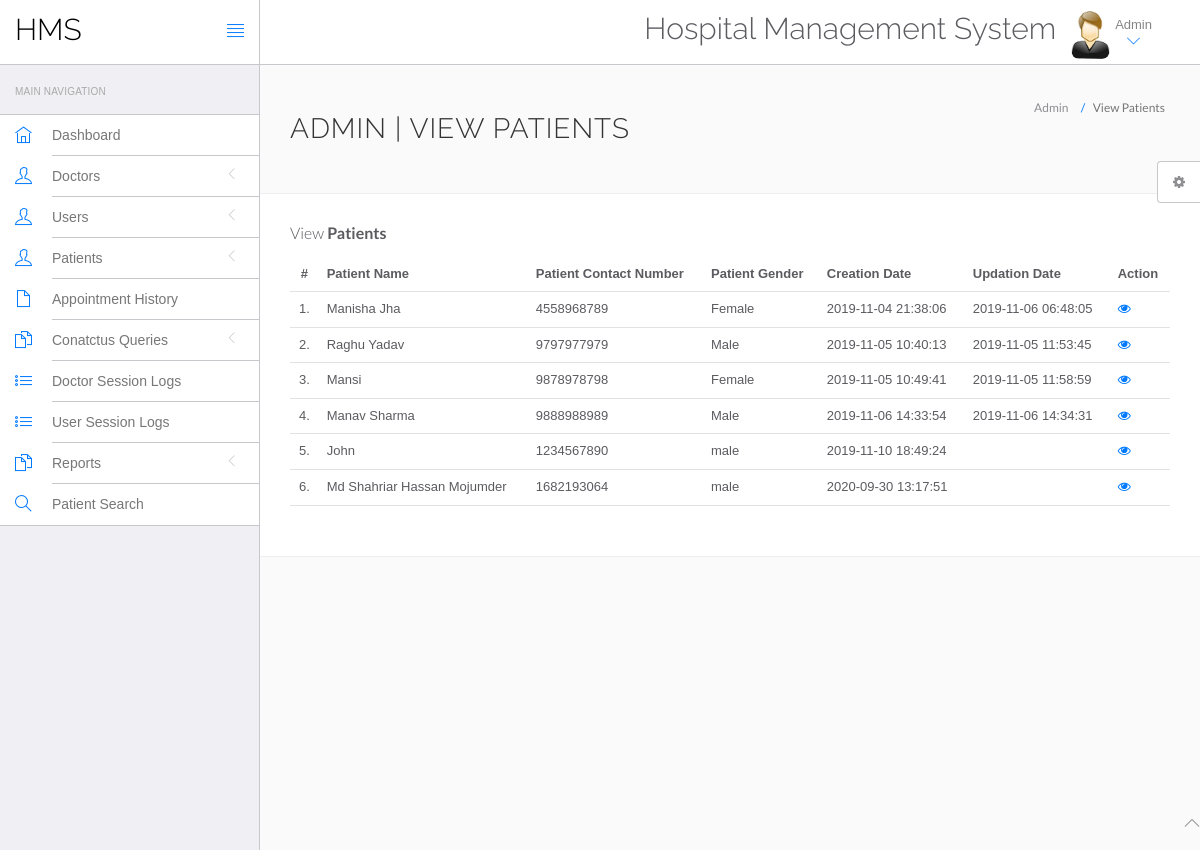
The page /Doctor_Appointment_Management_System/hospital/hms/admin/manage-patient.php (signed in) on the database its author committed.
### tables this page shows
CREATE TABLE `tblpatient` (
  `ID` int(10) NOT NULL,
  `Docid` int(10) DEFAULT NULL,
  `PatientName` varchar(200) DEFAULT NULL,
  `PatientContno` bigint(10) DEFAULT NULL,
  `PatientEmail` varchar(200) DEFAULT NULL,
  `PatientGender` varchar(50) DEFAULT NULL,
  `PatientAdd` mediumtext DEFAULT NULL,
  `PatientAge` int(10) DEFAULT NULL,
  `PatientMedhis` mediumtext DEFAULT NULL,
  `CreationDate` timestamp NULL DEFAULT current_timestamp(),
  `UpdationDate` timestamp NULL DEFAULT NULL ON UPDATE current_timestamp()
);

### Doctor_Appointment_Management_System/hospital/hms/admin/manage-patient.php (the view, shortened to what this page needs)
<?php
include('include/config.php');
?>
<!DOCTYPE html>
<html lang="en">
	<head>
		<link rel="stylesheet" href="vendor/bootstrap/css/bootstrap.min.css">
		<link rel="stylesheet" href="vendor/fontawesome/css/font-awesome.min.css">
		<link rel="stylesheet" href="vendor/themify-icons/themify-icons.min.css">
		<link href="vendor/animate.css/animate.min.css" rel="stylesheet" media="screen">
		<link href="vendor/perfect-scrollbar/perfect-scrollbar.min.css" rel="stylesheet" media="screen">
		<link href="vendor/switchery/switchery.min.css" rel="stylesheet" media="screen">
		<link href="vendor/bootstrap-touchspin/jquery.bootstrap-touchspin.min.css" rel="stylesheet" media="screen">
		<link href="vendor/select2/select2.min.css" rel="stylesheet" media="screen">
		<link href="vendor/bootstrap-datepicker/bootstrap-datepicker3.standalone.min.css" rel="stylesheet" media="screen">
		<link href="vendor/bootstrap-timepicker/bootstrap-timepicker.min.css" rel="stylesheet" media="screen">
		<link rel="stylesheet" href="assets/css/styles.css">
		<link rel="stylesheet" href="assets/css/plugins.css">
		<link rel="stylesheet" href="assets/css/themes/theme-1.css" id="skin_color" />
	</head>
	<body>
		<div id="app">
<?php include('include/sidebar.php');?>
<div class="app-content">
<?php include('include/header.php');?>
<div class="main-content" >
<div class="wrap-content container" id="container">
<section id="page-title">
<div class="row">
<div class="col-sm-8">
<h1 class="mainTitle">Admin | View Patients</h1>
</div>
<ol class="breadcrumb">
<li>
<span>Admin</span>
</li>
<li class="active">
<span>View Patients</span>
</li>
</ol>
</div>
</section>
<div class="container-fluid container-fullw bg-white">
<div class="row">
<div class="col-md-12">
<h5 class="over-title margin-bottom-15">View <span class="text-bold">Patients</span></h5>
<table class="table table-hover" id="sample-table-1">
<thead>
<tr>
<th class="center">#</th>
<th>Patient Name</th>
<th>Patient Contact Number</th>
<th>Patient Gender </th>
<th>Creation Date </th>
<th>Updation Date </th>
<th>Action</th>
</tr>
</thead>
<tbody>
<?php
$sql=mysqli_query($con,"select * from tblpatient");
$cnt=1;
while($row=mysqli_fetch_array($sql))
{
?>
<tr>
<td class="center"><?php echo $cnt;?>.</td>
<td class="hidden-xs"><?php echo $row['PatientName'];?></td>
<td><?php echo $row['PatientContno'];?></td>
<td><?php echo $row['PatientGender'];?></td>
<td><?php echo $row['CreationDate'];?></td>
<td><?php echo $row['UpdationDate'];?>
</td>
<td>
<a href="view-patient.php?viewid=<?php echo $row['ID'];?>"><i class="fa fa-eye"></i></a>
</td>
</tr>
<?php
$cnt=$cnt+1;
 }?></tbody>
</table>
</div>
</div>
</div>
</div>
</div>
</div>
</div>
	<?php include('include/footer.php');?>
	<?php include('include/setting.php');?>
	</body>
</html>

### Doctor_Appointment_Management_System/hospital/hms/admin/assets/css/themes/theme-1.css (style rules this page uses)
body { background: #FAFAFA; }

### rows shown on the page
tblpatient: PatientName "Manisha Jha", PatientContno "4558968789", PatientGender "Female", CreationDate "2019-11-04 21:38:06", UpdationDate "2019-11-06 06:48:05"
tblpatient: PatientName "Raghu Yadav", PatientContno "9797977979", PatientGender "Male", CreationDate "2019-11-05 10:40:13", UpdationDate "2019-11-05 11:53:45"
tblpatient: PatientName "Mansi", PatientContno "9878978798", PatientGender "Female", CreationDate "2019-11-05 10:49:41", UpdationDate "2019-11-05 11:58:59"
tblpatient: PatientName "Manav Sharma", PatientContno "9888988989", PatientGender "Male", CreationDate "2019-11-06 14:33:54", UpdationDate "2019-11-06 14:34:31"
tblpatient: PatientName "John", PatientContno "1234567890", PatientGender "male", CreationDate "2019-11-10 18:49:24"
tblpatient: PatientName "Md Shahriar Hassan Mojumder", PatientContno "1682193064", PatientGender "male", CreationDate "2020-09-30 13:17:51"
